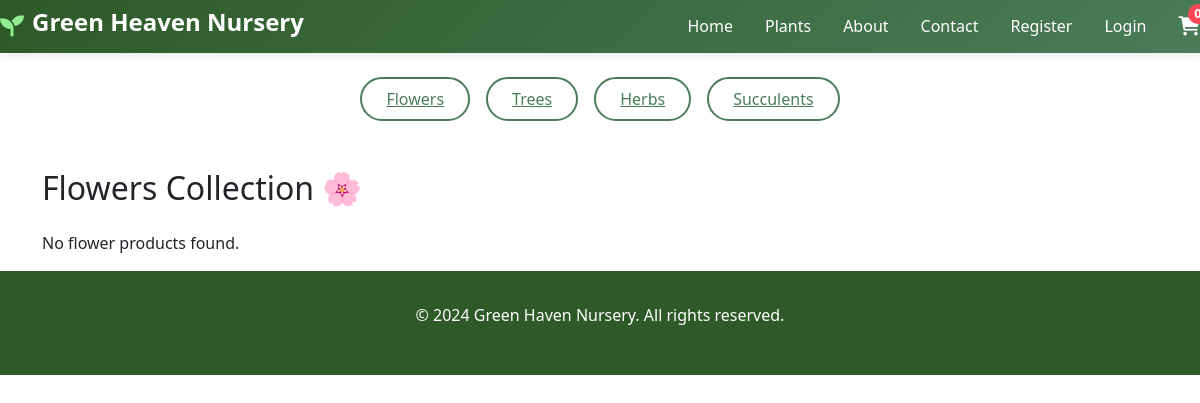
The app's page /flowers, older data.
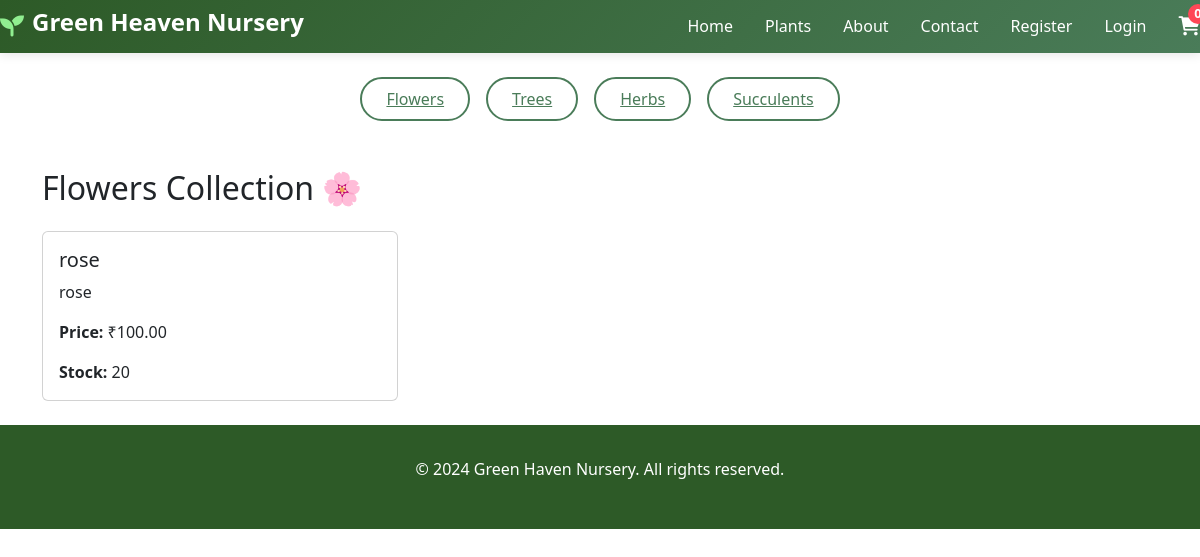
The same page, newer data.
### plants/models.py (models this page shows, shortened)
class Product(models.Model):
    category = models.ForeignKey(Category, on_delete=models.CASCADE, related_name='products')
    name = models.CharField(max_length=150)
    description = models.TextField()
    price = models.DecimalField(max_digits=8, decimal_places=2)
    stock = models.PositiveIntegerField(default=0)
    image = models.ImageField(upload_to='product_images/', blank=True, null=True)
    created_at = models.DateTimeField(auto_now_add=True)

### plants/views.py (the view)
# urls.py: path('flowers', views.flowers_view, name='flowers'),
def flowers_view(request):
    try:
        flower_category = Category.objects.get(name__iexact="Flowers")  #  not case-sensitive
        flower_products = Product.objects.filter(category=flower_category)
    except Category.DoesNotExist:
        flower_products = []
    return render(request, 'flowers.html', {'products': flower_products})

### templates/flowers.html (shortened to what this page needs)
{% extends 'base.html' %}
{% block content %}
<div class="container mt-4">
     <div class="filter-buttons">
        <a href="/flowers" class="filter-btn">Flowers</a>
        <a href="/trees" class="filter-btn">Trees</a>
        <a href="/herbs" class="filter-btn">Herbs</a>
        <a href="/succulents" class="filter-btn">Succulents</a>
    </div>
    <h2 class="mb-4">Flowers Collection 🌸</h2>
    <div class="row">
        {% for product in products %}
            <div class="col-md-4 mb-4">
                <div class="card h-100">
                    <div class="card-body">
                        <h5 class="card-title">{{ product.name }}</h5>
                        <p class="card-text">{{ product.description }}</p>
                        <p class="card-text"><strong>Price:</strong> ₹{{ product.price }}</p>
                        <p class="card-text"><strong>Stock:</strong> {{ product.stock }}</p>
                    </div>
                </div>
            </div>
        {% empty %}
            <p>No flower products found.</p>
        {% endfor %}
    </div>
</div>
{% endblock %}

Row changes from the older to the newer data that the page shows:
added Product: name "rose", description "rose", price "100.00", stock "20"
Text that changed along with them:
text no longer shown: "No flower products found."
